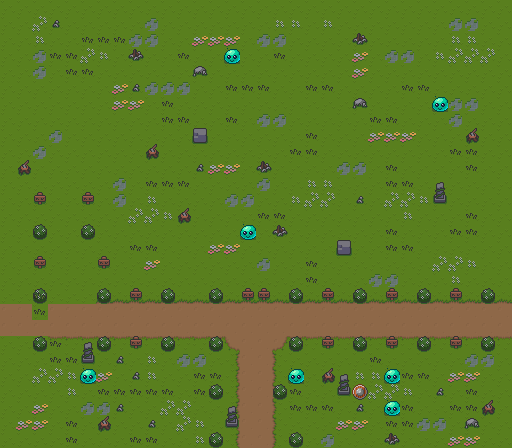

Tiled map render using the project's own tile images. Description and the map definition, with tile-layer contents summarised, below:
An orthogonal 32x28 tile map with 16x16 px tiles, 7 tile layers (ground, cant_pass, objects, buildings, ...), 3 tilesets.

<map version="1.10" tiledversion="1.11.2" orientation="orthogonal" renderorder="right-down" width="32" height="28" tilewidth="16" tileheight="16" infinite="0" nextlayerid="11" nextobjectid="1">
 <tileset firstgid="1" source="Overworld_Tileset.tsx" />
 <tileset firstgid="235" source="shield.tsx" />
 <tileset firstgid="236" source="slime_blue.tsx" />
 <layer id="3" name="ground" width="32" height="28">
  <data>[896 cells, 896 non-empty, 9 distinct tile ids]</data>
 </layer>
 <layer id="4" name="cant_pass" width="32" height="28">
  <data>[896 cells, 35 non-empty, 5 distinct tile ids]</data>
 </layer>
 <layer id="6" name="objects" width="32" height="28">
  <data>[896 cells, 189 non-empty, 11 distinct tile ids]</data>
 </layer>
 <layer id="5" name="buildings" width="32" height="28">
  <data>[896 cells, 0 non-empty, 0 distinct tile ids]</data>
 </layer>
 <layer id="8" name="slime" width="32" height="28">
  <data>[896 cells, 7 non-empty, 1 distinct tile ids]</data>
 </layer>
 <layer id="9" name="life_powerUp" width="32" height="28">
  <data>[896 cells, 0 non-empty, 0 distinct tile ids]</data>
 </layer>
 <layer id="10" name="shield_powerUp" width="32" height="28">
  <data>[896 cells, 1 non-empty, 1 distinct tile ids]</data>
 </layer>
</map>
